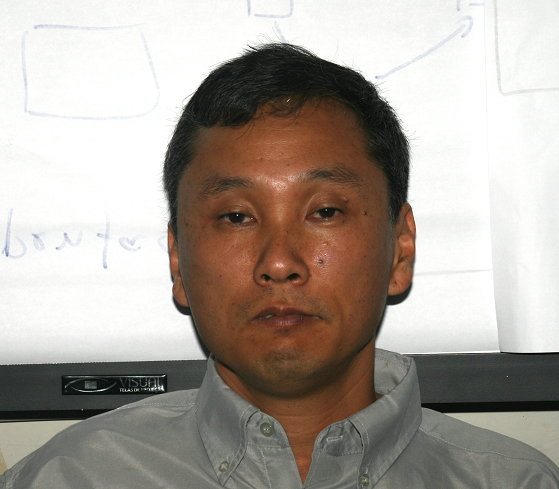
#> input picture Linux/Python/headposepnp/head.png, 559 x 489 px
$ python captura.py ../headposepnp/head.png   (older library calls are emulated)
#> lines starting #> are read from the running program, lines starting #| are printed output that depends on the picture; after the words box and inside, x2 and y2 are one past the last pixel; in counts of white or black regions, pixels touching at a corner belong together
### Linux/Python/capturarstp/video.py
#!/usr/bin/env python

'''
Video capture sample.

Sample shows how VideoCapture class can be used to acquire video
frames from a camera of a movie file. Also the sample provides
an example of procedural video generation by an object, mimicking
the VideoCapture interface (see Chess class).

'create_capture' is a convinience function for capture creation,
falling back to procedural video in case of error.

Usage:
    video.py [--shotdir <shot path>] [source0] [source1] ...'

    sourceN is an
     - integer number for camera capture
     - name of video file
     - synth:<params> for procedural video

Synth examples:
    synth:bg=../data/lena.jpg:noise=0.1
    synth:class=chess:bg=../data/lena.jpg:noise=0.1:size=640x480

Keys:
    ESC    - exit
    SPACE  - save current frame to <shot path> directory

'''

# Python 2/3 compatibility
from __future__ import print_function

import numpy as np
from numpy import pi, sin, cos

import cv2

# built-in modules
from time import clock

# local modules
import common

class VideoSynthBase(object):
    # [14 lines left out: function __init__, not called in this run]

    def render(self, dst):
        pass

    # [15 lines left out: function read, not called in this run]

    def isOpened(self):
        return True

class Chess(VideoSynthBase):
    # [45 lines left out: functions __init__, draw_quads, render, not called in this run]


classes = dict(chess=Chess)

presets = dict(
    empty = 'synth:',
    lena = 'synth:bg=../data/lena.jpg:noise=0.1',
    chess = 'synth:class=chess:bg=../data/lena.jpg:noise=0.1:size=640x480'
)


def create_capture(source = 0, fallback = presets['chess']):
    '''source: <int> or '<int>|<filename>|synth [:<param_name>=<value> [:...]]'
    '''
    source = str(source).strip()
    chunks = source.split(':')
    # handle drive letter ('c:', ...)
    if len(chunks) > 1 and len(chunks[0]) == 1 and chunks[0].isalpha():
        chunks[1] = chunks[0] + ':' + chunks[1]
        del chunks[0]

    source = chunks[0]
    try: source = int(source)
    except ValueError: pass
    params = dict( s.split('=') for s in chunks[1:] )

    cap = None
    if source == 'synth':
        Class = classes.get(params.get('class', None), VideoSynthBase)
        try: cap = Class(**params)
        except: pass
    else:
        cap = cv2.VideoCapture(source)
        if 'size' in params:
            w, h = map(int, params['size'].split('x'))
            cap.set(cv2.CAP_PROP_FRAME_WIDTH, w)
            cap.set(cv2.CAP_PROP_FRAME_HEIGHT, h)
    if cap is None or not cap.isOpened():
        print('Warning: unable to open video source: ', source)
        if fallback is not None:
            return create_capture(fallback, None)
    return cap

# [30 lines that do not run on import are left out]

### Linux/Python/capturarstp/captura.py
#!/usr/bin/env python

'''
Camshift tracker
================

This is a demo that shows mean-shift based tracking
You select a color objects such as your face and it tracks it.
This reads from video camera (0 by default, or the camera number the user enters)

http://www.robinhewitt.com/research/track/camshift.html

Usage:
------
    camshift.py [<video source>]

    To initialize tracking, select the object with mouse

Keys:
-----
    ESC   - exit
    b     - toggle back-projected probability visualization
'''

# Python 2/3 compatibility
from __future__ import print_function
import sys
PY3 = sys.version_info[0] == 3

if PY3:
    xrange = range

import numpy as np
import cv2

# local module
import video


class App(object):
    def __init__(self, video_src):
#> called with video_src = '../headposepnp/head.png'
        self.cam = video.create_capture(video_src)
        ret, self.frame = self.cam.read()
#> self.frame is the input picture: shape (489, 559, 3); mean B, G, R 155, 162.5, 170.9
        cv2.namedWindow('camshift')
        cv2.setMouseCallback('camshift', self.onmouse)

        self.selection = None
        self.drag_start = None
        self.tracking_state = 0
        self.show_backproj = False

    def onmouse(self, event, x, y, flags, param):
        x, y = np.int16([x, y]) # BUG
        if event == cv2.EVENT_LBUTTONDOWN:
            self.drag_start = (x, y)
            self.tracking_state = 0
            return
        if self.drag_start:
            if flags & cv2.EVENT_FLAG_LBUTTON:
                h, w = self.frame.shape[:2]
                xo, yo = self.drag_start
                x0, y0 = np.maximum(0, np.minimum([xo, yo], [x, y]))
                x1, y1 = np.minimum([w, h], np.maximum([xo, yo], [x, y]))
                self.selection = None
                if x1-x0 > 0 and y1-y0 > 0:
                    self.selection = (x0, y0, x1, y1)
            else:
                self.drag_start = None
                if self.selection is not None:
                    self.tracking_state = 1

    def show_hist(self):
        bin_count = self.hist.shape[0]
        bin_w = 24
        img = np.zeros((256, bin_count*bin_w, 3), np.uint8)
        for i in xrange(bin_count):
            h = int(self.hist[i])
            cv2.rectangle(img, (i*bin_w+2, 255), ((i+1)*bin_w-2, 255-h), (int(180.0*i/bin_count), 255, 255), -1)
        img = cv2.cvtColor(img, cv2.COLOR_HSV2BGR)
        cv2.imshow('hist', img)

    def run(self):
        while True:
            ret, self.frame = self.cam.read()
            vis = self.frame.copy()
            hsv = cv2.cvtColor(self.frame, cv2.COLOR_BGR2HSV)
#> hsv: shape (489, 559, 3); mean H, S, V 36.9, 41.2, 172.1
            mask = cv2.inRange(hsv, np.array((0., 60., 32.)), np.array((180., 255., 255.)))
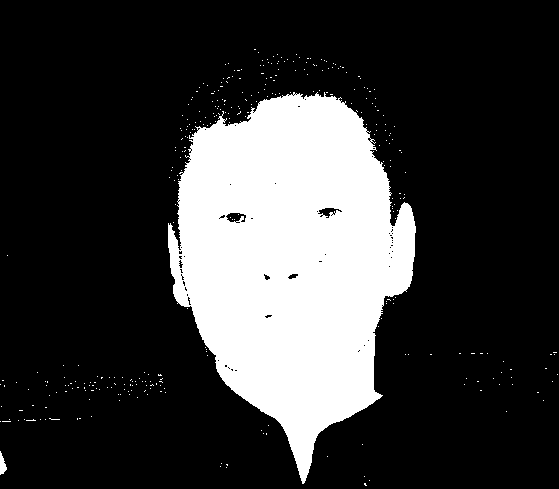
#> mask: shape (489, 559); 22.4% white; 339 white regions (337 under 20 px), largest, box (x1, y1, x2, y2) and area: (168, 92, 416, 484) 60729, (0, 451, 7, 475) 99

            if self.selection:
                x0, y0, x1, y1 = self.selection
                self.track_window = (x0, y0, x1-x0, y1-y0)
                hsv_roi = hsv[y0:y1, x0:x1]
                mask_roi = mask[y0:y1, x0:x1]
                hist = cv2.calcHist( [hsv_roi], [0], mask_roi, [16], [0, 180] )
                cv2.normalize(hist, hist, 0, 255, cv2.NORM_MINMAX)
                self.hist = hist.reshape(-1)
                self.show_hist()

                vis_roi = vis[y0:y1, x0:x1]
                cv2.bitwise_not(vis_roi, vis_roi)
                vis[mask == 0] = 0

            if self.tracking_state == 1:
                self.selection = None
                prob = cv2.calcBackProject([hsv], [0], self.hist, [0, 180], 1)
                prob &= mask
                term_crit = ( cv2.TERM_CRITERIA_EPS | cv2.TERM_CRITERIA_COUNT, 10, 1 )
                track_box, self.track_window = cv2.CamShift(prob, self.track_window, term_crit)

                if self.show_backproj:
                    vis[:] = prob[...,np.newaxis]
                try:
                    cv2.ellipse(vis, track_box, (0, 0, 255), 2)
                except:
                    print(track_box)

            cv2.imshow('camshift', vis)

            ch = 0xFF & cv2.waitKey(5)
#> (key Esc is pressed here)
            if ch == 27:
                break
            if ch == ord('b'):
                self.show_backproj = not self.show_backproj
        cv2.destroyAllWindows()


if __name__ == '__main__':
    import sys
    try:
        video_src = sys.argv[1]
    except:
        video_src = 0
    #video_src='rtsp://admin:B30cd4Ro@192.168.20.194:554/LiveMedia/ch1/Media1'
    print(__doc__)
    App(video_src).run()
